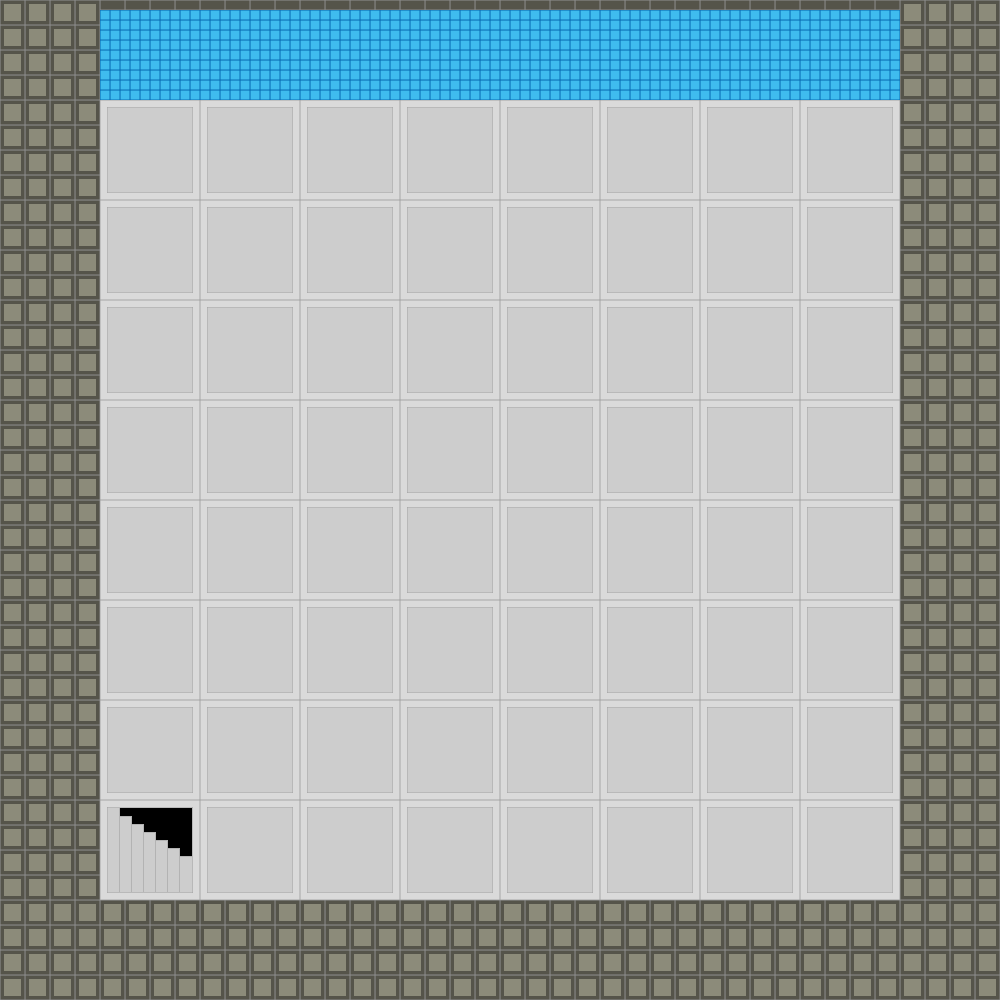

Tiled map render using the project's own tile images. Description and the map definition, with tile-layer contents summarised, below:
An orthogonal 10x10 tile map with 100x100 px tiles, 1 tile layer (base).

<map version="1.0" orientation="orthogonal" renderorder="right-down" width="10" height="10" tilewidth="100" tileheight="100" nextobjectid="3">
 <properties>
  <property name="droneQuantity" value="14" />
  <property name="equipList" value="flashlight" />
  <property name="equipQuantity" value="5" />
  <property name="nextMap" value="maps/level1.tmx" />
  <property name="spawnPoint" value="8,8" />
 </properties>
 <tileset firstgid="1" name="tileset" tilewidth="100" tileheight="100">
  <image source="tileset.png" width="400" height="400" />
  <tile id="0">
   <properties>
    <property name="type" value="floor" />
   </properties>
  </tile>
  <tile id="1">
   <properties>
    <property name="type" value="wall" />
   </properties>
  </tile>
  <tile id="2">
   <properties>
    <property name="type" value="wall" />
   </properties>
  </tile>
  <tile id="4">
   <properties>
    <property name="type" value="exit" />
   </properties>
  </tile>
 </tileset>
 <layer name="base" width="10" height="10">
  <data>[100 cells, 100 non-empty, 4 distinct tile ids]</data>
 </layer>
</map>